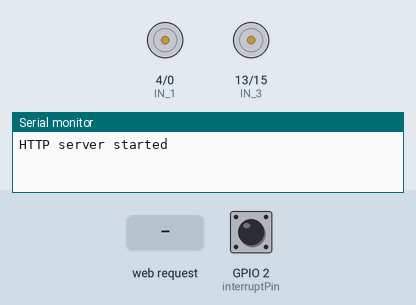
This sketch was run on a simulated ESP8266 (NodeMCU). Parts: motor-driver pin pairs drawn as motors (green arrow = first pin HIGH = forward, orange = second pin HIGH = backward, longer = more drive, scaled by the enable pin), the last lines printed to the serial monitor. The inputs (shaded band) are chosen by the test bench; at power-on: GPIO 2 (interruptPin) HIGH.

Above: at 1.3 s.
1.4 s: HTTP request GET /forward received
At 2.6 s:
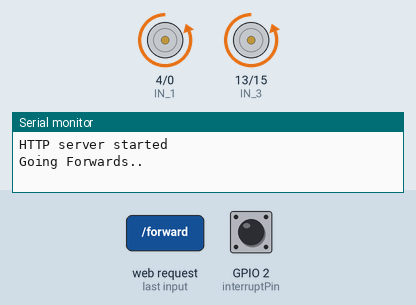
2.9 s: HTTP request GET /backward received
At 4.0 s:
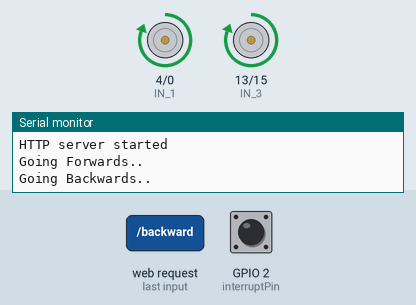
4.4 s: HTTP request GET /left received
At 5.1 s:
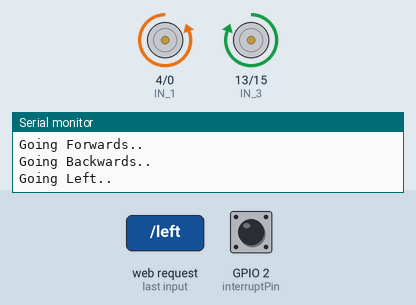
5.9 s: HTTP request GET /right received
At 6.3 s:
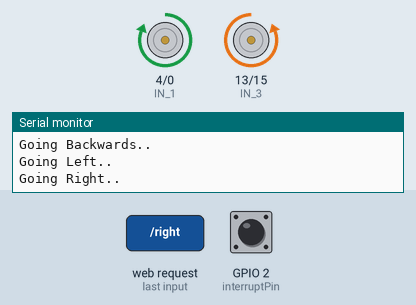
7.4 s: GPIO 2 (interruptPin) pulled LOW for 0.15 s
At 8.2 s:
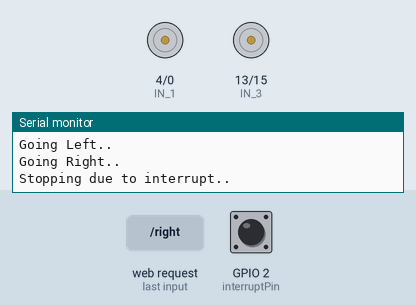
Timing chart, 0 to 10.0 s (numbered marks = the images above; inputs shaded):
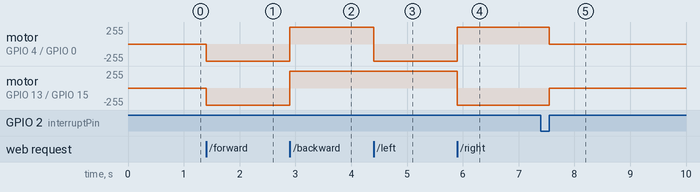

The sketch:

RC_CAR_NODEMCU_WITH_INTERRUPT.ino
```cpp
// put previous model as it is then change some parts //
#include <ESP8266WiFi.h>
#include <ESP8266WebServer.h>

/* Put your SSID & Password */
const char* ssid = "Nodemcu16";  // Enter your SSID here
const char* password = "12345678";     // Enter your password here

/* Put IP Address details */
IPAddress local_ip(192, 168, 1, 1);
IPAddress gateway(192, 168, 1, 1);
IPAddress subnet(255, 255, 255, 0);

ESP8266WebServer server(80);

uint8_t IN_1 = 4;  // D6  L298N in1 motors Right //d2
uint8_t IN_2 = 0;  // D7  L298N in2 motors Right //d3
uint8_t IN_3 = 13;   // D3  L298N in3 motors Left //d7
uint8_t IN_4 = 15;   // D2  L298N in4 motors Left //d8
uint8_t ENA = 5;   // D5  Enable/speed motors Right //d1
uint8_t ENB = 12;   // D4  Enable/speed motors Left //d6

const int interruptPin = 2; // connect interrupt pin to d8 of nodemcu //d4      // give another pin of button to 3.3v //
volatile bool stopCar = false;

void ICACHE_RAM_ATTR stopCarInterrupt() {
  stopCar = true;
}

void setup() {
  Serial.begin(9600);
  pinMode(IN_1, OUTPUT);
  pinMode(IN_2, OUTPUT);
  pinMode(IN_3, OUTPUT);
  pinMode(IN_4, OUTPUT);
  pinMode(ENA, OUTPUT);
  pinMode(ENB, OUTPUT);

  WiFi.softAP(ssid, password);
  WiFi.softAPConfig(local_ip, gateway, subnet);
  delay(100);

  server.on("/", handle_OnConnect);
  server.on("/forward", handle_forward);
  server.on("/backward", handle_backward);
  server.on("/left", handle_left);
  server.on("/right", handle_right);
  server.on("/stop", handle_stop);

  server.onNotFound(handle_NotFound);

  server.begin();
  Serial.println("HTTP server started");

  pinMode(interruptPin, INPUT_PULLUP);
  attachInterrupt(digitalPinToInterrupt(interruptPin), stopCarInterrupt, RISING);
}

void loop() {
  server.handleClient();

  if (stopCar) {
    stopCarFunction();
  }
}

void stopCarFunction() {
  digitalWrite(IN_1, LOW);
  digitalWrite(IN_2, LOW);
  analogWrite(ENA, 0);

  digitalWrite(IN_3, LOW);
  digitalWrite(IN_4, LOW);
  analogWrite(ENB, 0);
  Serial.println("Stopping due to interrupt..");
  stopCar = false;
}

void handle_OnConnect() {
  server.send(200, "text/html", SendHTML());
}

void carFront() {
  digitalWrite(IN_1, LOW);
  digitalWrite(IN_2, HIGH);
  analogWrite(ENA, 255);

  digitalWrite(IN_3, LOW);
  digitalWrite(IN_4, HIGH);
  analogWrite(ENB, 255);
  Serial.println("Going Forwards..");
}

void carBack() {
  digitalWrite(IN_1, HIGH);
  digitalWrite(IN_2, LOW);
  analogWrite(ENA, 255);

  digitalWrite(IN_3, HIGH);
  digitalWrite(IN_4, LOW);
  analogWrite(ENB, 255);
  Serial.println("Going Backwards..");
}

void carRight() {
  digitalWrite(IN_1, HIGH);
  digitalWrite(IN_2, LOW);
  analogWrite(ENA, 255);

  digitalWrite(IN_3, LOW);
  digitalWrite(IN_4, HIGH);
  analogWrite(ENB, 255);
  Serial.println("Going Right..");
}

void carLeft() {
  digitalWrite(IN_1, LOW);
  digitalWrite(IN_2, HIGH);
  analogWrite(ENA, 255);

  digitalWrite(IN_3, HIGH);
  digitalWrite(IN_4, LOW);
  analogWrite(ENB, 255);
  Serial.println("Going Left..");
}

void handle_forward() {
  carFront();
  server.send(200, "text/html", SendHTML());
}

void handle_backward() {
  carBack();
  server.send(200, "text/html", SendHTML());
}

void handle_left() {
  carLeft();
  server.send(200, "text/html", SendHTML());
}

void handle_right() {
  carRight();
  server.send(200, "text/html", SendHTML());
}

void handle_stop() {
  digitalWrite(IN_1, LOW);
  digitalWrite(IN_2, LOW);
  analogWrite(ENA, 0);

  digitalWrite(IN_3, LOW);
  digitalWrite(IN_4, LOW);
  analogWrite(ENB, 0);
  Serial.println("Stopping..");
  server.send(200, "text/html", SendHTML());
}

void handle_NotFound() {
  server.send(404, "text/plain", "Not found");
}

String SendHTML() {
  String ptr = "<!DOCTYPE html> <html>\n";
  ptr += "<head><meta name=\"viewport\" content=\"width=device-width, initial-scale=1.0, user-scalable=no\">\n";
  ptr += "<title>Car Control</title>\n";
  ptr += "<style>\n";
  ptr += "html { font-family: 'Arial', sans-serif; display: flex; justify-content: center; align-items: center; height: 100vh; margin: 0; background-color: #e0e0e0; }\n";
  ptr += "body { text-align: center; margin: 0; padding: 0; }\n";
  ptr += "h1 { color: #444; margin-bottom: 40px; }\n";
  ptr += ".container { display: flex; flex-direction: column; align-items: center; }\n";
  ptr += ".button { width: 120px; height: 60px; border-radius: 20px; font-size: 20px; margin: 15px; text-decoration: none; display: flex; justify-content: center; align-items: center; transition: all 0.3s ease; }\n";
  ptr += ".button-on { background-color: #28a745; color: white; box-shadow: 0 4px 8px rgba(0, 0, 0, 0.2); }\n";
  ptr += ".button-off { background-color: #dc3545; color: white; box-shadow: 0 4px 8px rgba(0, 0, 0, 0.2); }\n";
  ptr += ".button:hover { transform: scale(1.05); opacity: 0.9; }\n";
  ptr += "p { font-size: 16px; color: #555; margin-top: 20px; }\n";
  ptr += "</style>\n";
  ptr += "</head>\n";
  ptr += "<body>\n";
  ptr += "<div class=\"container\">\n";
  ptr += "<h1>Car Control</h1>\n";
  ptr += "<div style=\"display: flex; flex-direction: column; align-items: center;\">\n";
  ptr += "<div>\n";
  ptr += "<a class=\"button button-on\" href=\"/forward\">Forward</a>\n";
  ptr += "</div>\n";
  ptr += "<div style=\"display: flex; justify-content: center;\">\n";
  ptr += "<a class=\"button button-on\" href=\"/left\">Left</a>\n";
  ptr += "<a class=\"button button-off\" href=\"/stop\">Stop</a>\n";
  ptr += "<a class=\"button button-on\" href=\"/right\">Right</a>\n";
  ptr += "</div>\n";
  ptr += "<div>\n";
  ptr += "<a class=\"button button-on\" href=\"/backward\">Backward</a>\n";
  ptr += "</div>\n";
  ptr += "</div>\n";
  ptr += "<p>Use the buttons to control your car.</p>\n";
  ptr += "</div>\n";
  ptr += "</body>\n";
  ptr += "</html>\n";
  return ptr;
}
```

Measured:
- after the input at 1.4 s, motor on GPIO 4 (IN_1) / GPIO 0 (IN_2), motor on GPIO 13 (IN_3) / GPIO 15 (IN_4): stopped → backward 255/255 at once
- after the input at 2.9 s, motor on GPIO 4 (IN_1) / GPIO 0 (IN_2), motor on GPIO 13 (IN_3) / GPIO 15 (IN_4): backward 255/255 → forward 255/255 at once
- after the input at 4.4 s, motor on GPIO 4 (IN_1) / GPIO 0 (IN_2): forward 255/255 → backward 255/255 at once
- after the input at 5.9 s, motor on GPIO 4 (IN_1) / GPIO 0 (IN_2): backward 255/255 → forward 255/255 at once; motor on GPIO 13 (IN_3) / GPIO 15 (IN_4): forward 255/255 → backward 255/255 at once
- after the input at 7.4 s, motor on GPIO 4 (IN_1) / GPIO 0 (IN_2): forward 255/255 → stopped after 0.15 s; motor on GPIO 13 (IN_3) / GPIO 15 (IN_4): backward 255/255 → stopped after 0.15 s
